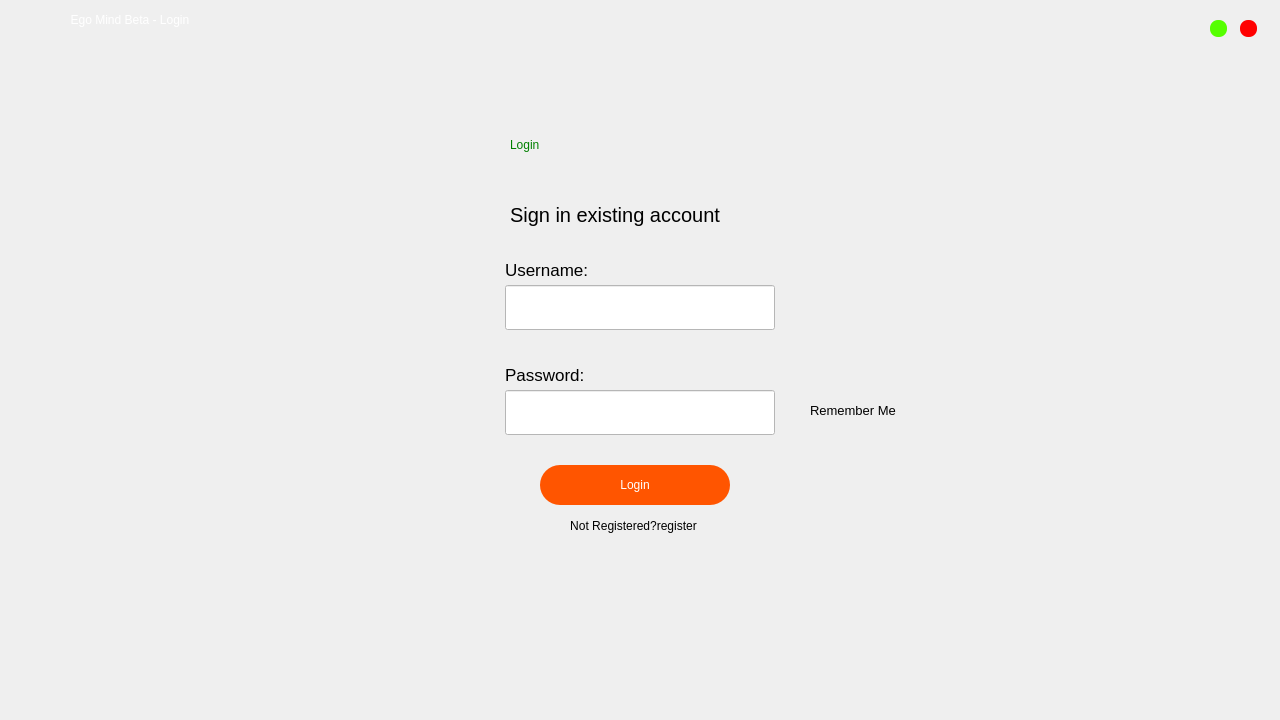
<?xml version="1.0" encoding="UTF-8"?>
<ui version="4.0">
 <class>Dialog</class>
 <widget class="QDialog" name="Dialog">
  <property name="geometry">
   <rect>
    <x>0</x>
    <y>0</y>
    <width>1280</width>
    <height>720</height>
   </rect>
  </property>
  <property name="windowTitle">
   <string>Login</string>
  </property>
  <property name="windowIcon">
   <iconset resource="../QtResources/QtR.qrc">
    <normaloff>:/background/windowicon.ico</normaloff>:/background/windowicon.ico</iconset>
  </property>
  <widget class="QWidget" name="widget" native="true">
   <property name="geometry">
    <rect>
     <x>0</x>
     <y>0</y>
     <width>1280</width>
     <height>720</height>
    </rect>
   </property>
   <property name="autoFillBackground">
    <bool>false</bool>
   </property>
   <property name="styleSheet">
    <string notr="true">background-color:transparent;</string>
   </property>
   <widget class="QLabel" name="label_3">
    <property name="geometry">
     <rect>
      <x>510</x>
      <y>95</y>
      <width>290</width>
      <height>100</height>
     </rect>
    </property>
    <property name="styleSheet">
     <string notr="true">font:50pt&quot;Azonix&quot;;
color:green;</string>
    </property>
    <property name="text">
     <string>Login</string>
    </property>
   </widget>
   <widget class="QLabel" name="label_4">
    <property name="geometry">
     <rect>
      <x>510</x>
      <y>200</y>
      <width>280</width>
      <height>30</height>
     </rect>
    </property>
    <property name="styleSheet">
     <string notr="true">font:15pt;
color:black;</string>
    </property>
    <property name="text">
     <string>Sign in existing account</string>
    </property>
   </widget>
   <widget class="QLabel" name="label_5">
    <property name="geometry">
     <rect>
      <x>505</x>
      <y>255</y>
      <width>130</width>
      <height>30</height>
     </rect>
    </property>
    <property name="styleSheet">
     <string notr="true">font:13pt;
color:black;</string>
    </property>
    <property name="text">
     <string>Username:</string>
    </property>
   </widget>
   <widget class="QLineEdit" name="username">
    <property name="geometry">
     <rect>
      <x>505</x>
      <y>285</y>
      <width>270</width>
      <height>45</height>
     </rect>
    </property>
    <property name="styleSheet">
     <string notr="true">background-color:white;</string>
    </property>
    <property name="inputMethodHints">
     <set>Qt::ImhDigitsOnly</set>
    </property>
    <property name="maxLength">
     <number>16</number>
    </property>
    <property name="clearButtonEnabled">
     <bool>true</bool>
    </property>
   </widget>
   <widget class="QLabel" name="label_6">
    <property name="geometry">
     <rect>
      <x>505</x>
      <y>360</y>
      <width>100</width>
      <height>30</height>
     </rect>
    </property>
    <property name="styleSheet">
     <string notr="true">font:13pt;
color:black;</string>
    </property>
    <property name="text">
     <string>Password:</string>
    </property>
   </widget>
   <widget class="QLineEdit" name="password">
    <property name="geometry">
     <rect>
      <x>505</x>
      <y>390</y>
      <width>270</width>
      <height>45</height>
     </rect>
    </property>
    <property name="styleSheet">
     <string notr="true">background-color:white;</string>
    </property>
    <property name="maxLength">
     <number>18</number>
    </property>
    <property name="echoMode">
     <enum>QLineEdit::Password</enum>
    </property>
    <property name="clearButtonEnabled">
     <bool>true</bool>
    </property>
   </widget>
   <widget class="QPushButton" name="loginbtn">
    <property name="geometry">
     <rect>
      <x>540</x>
      <y>465</y>
      <width>190</width>
      <height>40</height>
     </rect>
    </property>
    <property name="cursor">
     <cursorShape>PointingHandCursor</cursorShape>
    </property>
    <property name="styleSheet">
     <string notr="true">QPushButton {
outline: none;
border:none;
border-radius:20px;
background-color:rgb(255, 85, 0);
font:15pt&quot;Arial Rounded MT Bold&quot;;
color:white;
}
QPushButton:hover {
outline: none;
border:none;
border: 1px solid red;
border-radius: 20px;
color:qconicalgradient(cx:0, cy:0, angle:135, stop:0 rgba(255, 255, 0, 69), stop:0.375 rgba(255, 255, 0, 69), stop:0.423533 rgba(251, 255, 0, 145), stop:0.45 rgba(247, 255, 0, 208), stop:0.477581 rgba(255, 244, 71, 130), stop:0.518717 rgba(255, 218, 71, 130), stop:0.55 rgba(255, 255, 0, 255), stop:0.57754 rgba(255, 203, 0, 130), stop:0.625 rgba(255, 255, 0, 69), stop:1 rgba(255, 255, 0, 69));
 }
QPushButton:pressed {
outline: none;
border:none;
border-radius: 20px;
background-color: transparent;
 }</string>
    </property>
    <property name="text">
     <string>Login</string>
    </property>
   </widget>
   <widget class="QPushButton" name="regbtn">
    <property name="geometry">
     <rect>
      <x>538</x>
      <y>505</y>
      <width>191</width>
      <height>41</height>
     </rect>
    </property>
    <property name="cursor">
     <cursorShape>PointingHandCursor</cursorShape>
    </property>
    <property name="autoFillBackground">
     <bool>false</bool>
    </property>
    <property name="styleSheet">
     <string notr="true">QPushButton {
background-color:transparent;
font:9pt;
color:black;
outline: none;
border:none;
}
QPushButton:hover {
color:rgb(109, 0, 163);
outline: none;
border:none; 
}
QPushButton:pressed {
border-radius: 20px;
color:black;
outline: none;
border:none;
 }</string>
    </property>
    <property name="text">
     <string>Not Registered?register</string>
    </property>
   </widget>
   <widget class="QLabel" name="label">
    <property name="geometry">
     <rect>
      <x>0</x>
      <y>0</y>
      <width>1280</width>
      <height>720</height>
     </rect>
    </property>
    <property name="styleSheet">
     <string notr="true">background-color:transparent;
border-radius:50px;
outline: none;</string>
    </property>
    <property name="text">
     <string/>
    </property>
    <property name="pixmap">
     <pixmap resource="../QtResources/QtR.qrc">:/background/bg.png</pixmap>
    </property>
    <property name="scaledContents">
     <bool>false</bool>
    </property>
   </widget>
   <widget class="QPushButton" name="closebtn">
    <property name="geometry">
     <rect>
      <x>1240</x>
      <y>20</y>
      <width>17</width>
      <height>17</height>
     </rect>
    </property>
    <property name="minimumSize">
     <size>
      <width>16</width>
      <height>16</height>
     </size>
    </property>
    <property name="maximumSize">
     <size>
      <width>17</width>
      <height>17</height>
     </size>
    </property>
    <property name="cursor">
     <cursorShape>PointingHandCursor</cursorShape>
    </property>
    <property name="toolTip">
     <string>Close</string>
    </property>
    <property name="styleSheet">
     <string notr="true">QPushButton {
	border:none;
	border-radius:8px;
	background-color:rgb(255, 0, 0);
	outline:none;
}
QPushButton:hover {
	background-color:rgb(213, 0, 0);
	outline:none;
 }
QPushButton:pressed {
	outline:none;
 }</string>
    </property>
    <property name="text">
     <string/>
    </property>
   </widget>
   <widget class="QPushButton" name="minbtn">
    <property name="geometry">
     <rect>
      <x>1210</x>
      <y>20</y>
      <width>17</width>
      <height>17</height>
     </rect>
    </property>
    <property name="minimumSize">
     <size>
      <width>16</width>
      <height>16</height>
     </size>
    </property>
    <property name="maximumSize">
     <size>
      <width>17</width>
      <height>17</height>
     </size>
    </property>
    <property name="cursor">
     <cursorShape>PointingHandCursor</cursorShape>
    </property>
    <property name="toolTip">
     <string>Minimize</string>
    </property>
    <property name="styleSheet">
     <string notr="true">QPushButton {
	border:none;
	border-radius:8px;
	background-color:rgb(85, 255, 0);
	outline: none;
}
QPushButton:hover {
	background-color:rgb(85, 170, 0);
	outline: none;
 }
QPushButton:pressed {
	outline: none;
 }</string>
    </property>
    <property name="text">
     <string/>
    </property>
   </widget>
   <widget class="QLabel" name="error">
    <property name="geometry">
     <rect>
      <x>490</x>
      <y>435</y>
      <width>300</width>
      <height>25</height>
     </rect>
    </property>
    <property name="layoutDirection">
     <enum>Qt::LeftToRight</enum>
    </property>
    <property name="styleSheet">
     <string notr="true">font:12pt;
color:red;</string>
    </property>
    <property name="text">
     <string/>
    </property>
    <property name="alignment">
     <set>Qt::AlignCenter</set>
    </property>
   </widget>
   <widget class="QPushButton" name="pushButton">
    <property name="geometry">
     <rect>
      <x>10</x>
      <y>5</y>
      <width>240</width>
      <height>30</height>
     </rect>
    </property>
    <property name="styleSheet">
     <string notr="true">color:white;
font:10pt&quot;Azonix&quot;;
border:none;
outline:none</string>
    </property>
    <property name="text">
     <string>Ego Mind Beta - Login</string>
    </property>
   </widget>
   <widget class="QCheckBox" name="rm">
    <property name="geometry">
     <rect>
      <x>790</x>
      <y>400</y>
      <width>141</width>
      <height>20</height>
     </rect>
    </property>
    <property name="styleSheet">
     <string notr="true">outline: none;
border:none;
font:10pt;
color:black;</string>
    </property>
    <property name="text">
     <string>Remember Me</string>
    </property>
   </widget>
   <zorder>label</zorder>
   <zorder>label_3</zorder>
   <zorder>label_4</zorder>
   <zorder>label_5</zorder>
   <zorder>username</zorder>
   <zorder>label_6</zorder>
   <zorder>password</zorder>
   <zorder>loginbtn</zorder>
   <zorder>regbtn</zorder>
   <zorder>closebtn</zorder>
   <zorder>minbtn</zorder>
   <zorder>error</zorder>
   <zorder>pushButton</zorder>
   <zorder>rm</zorder>
  </widget>
 </widget>
 <resources>
  <include location="../QtResources/QtR.qrc"/>
  <include location="../QtResources/QtR.qrc"/>
 </resources>
 <connections/>
</ui>
